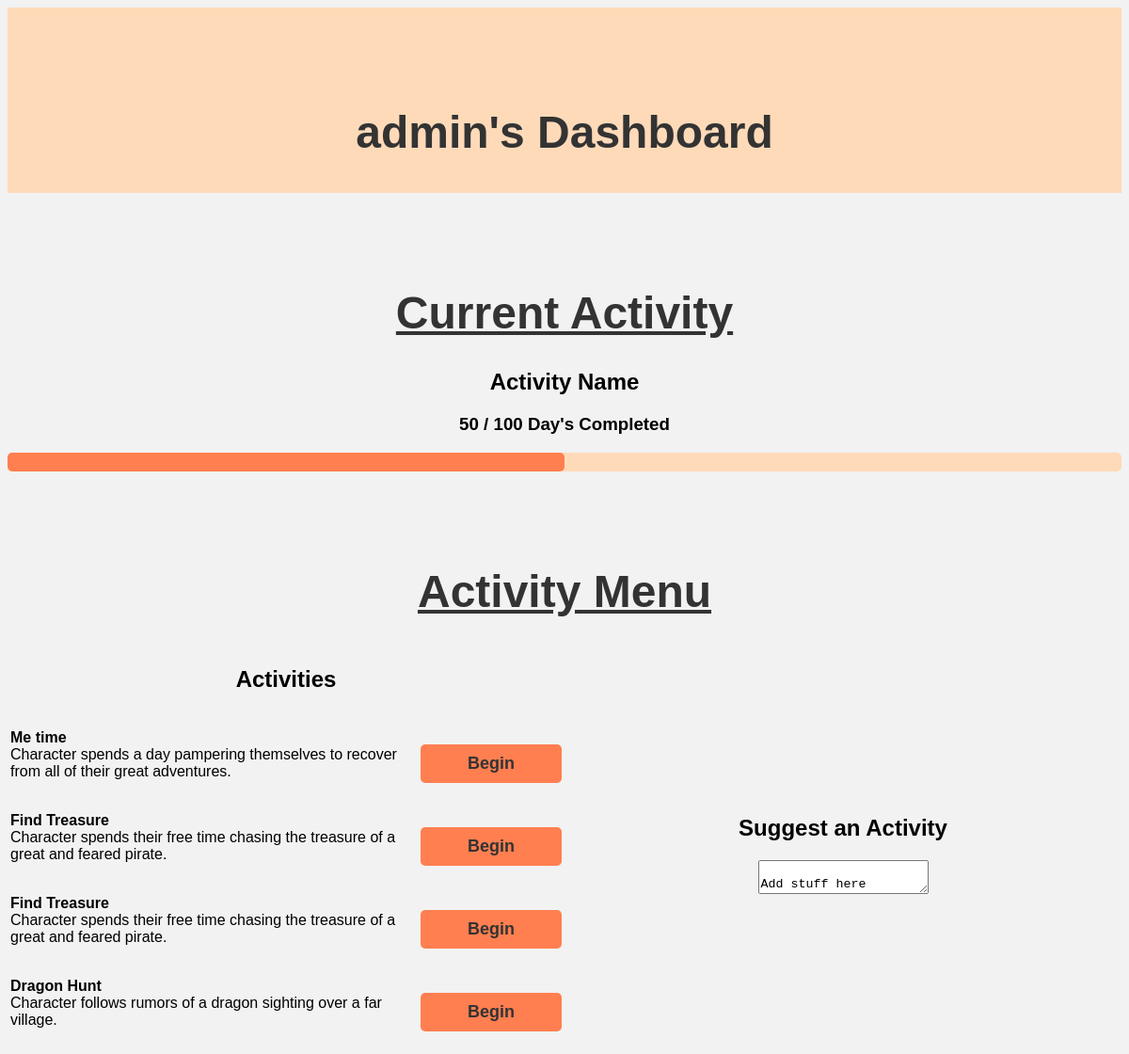
Before: /downtimeTracker/dashboard/admin with the older database file.
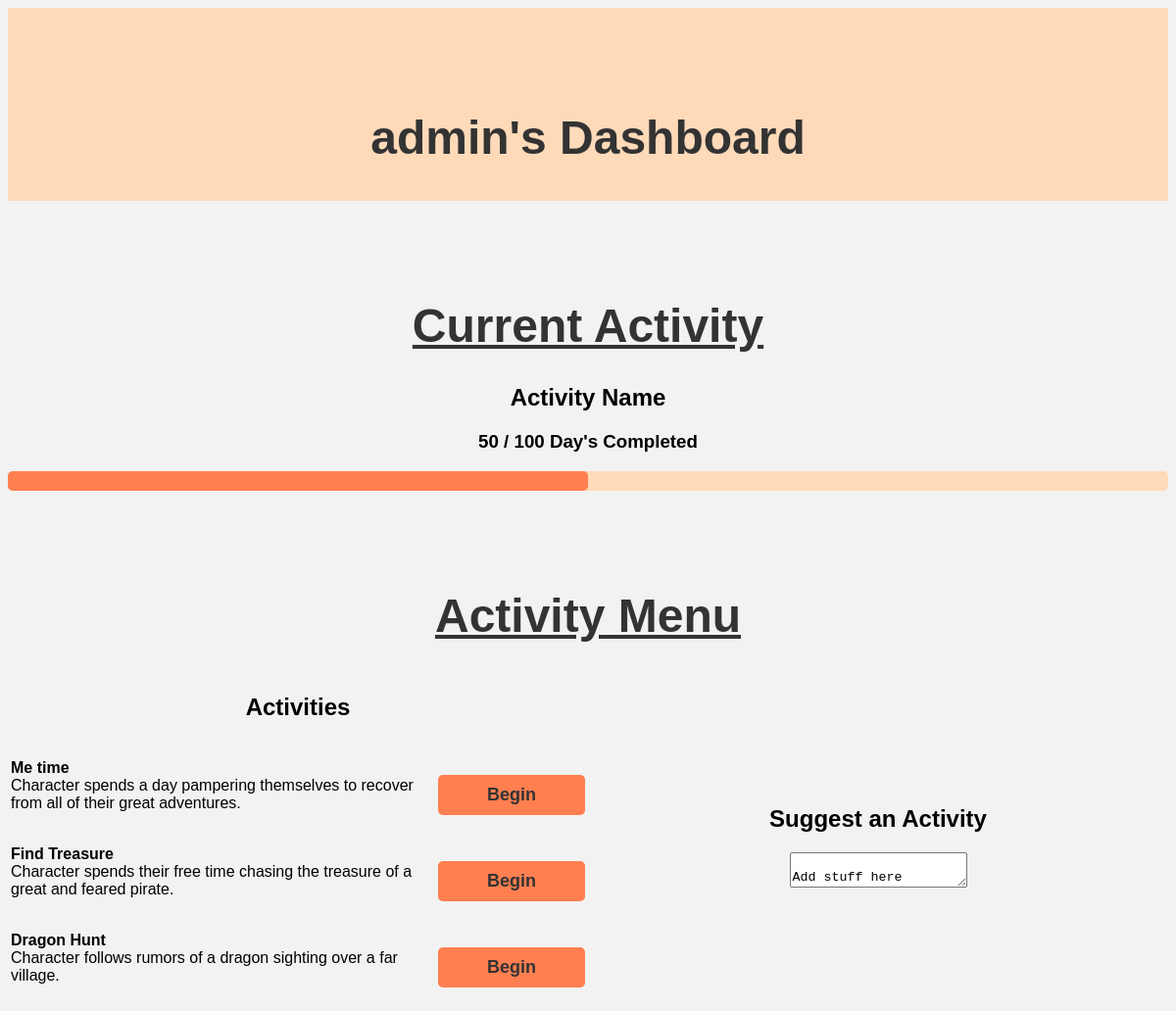
After: the same page with the newer database file.
### DowntimeTracker/models.py (models this page shows, shortened)
class Activity(models.Model):
    title = models.CharField(max_length=30, help_text='Name of this type of Activity')
    description = models.CharField(max_length=150, help_text="The description of the Activity")
    player = models.CharField(max_length=30, help_text="Name of player currently working", default="")
    date_started = models.DateField()
    days = models.IntegerField(default=7) #TODO: Figure out params
    days_completed = models.IntegerField(default=0) #TODO: Figure out params
    hidden = models.BooleanField(default=False, help_text="Can all players see this activity?")
    class Meta: ordering = ['-title']

### DowntimeTracker/views.py (the view)
# urls.py: path('dashboard/<name>', views.dashboard, name='dashboard'),
def dashboard(request, name):
    current_activitys = Activity.objects.filter(player=name)
    all_activities = Activity.objects.all()
    if len(current_activitys) > 0:
        current_activity = current_activitys[0]
        percentage = int(round(current_activity.days_completed / current_activity.days, 2) * 100)
    else:
        current_activity = None
        percentage = 0
    return render(request, "dashboard.html", {"name": name, "currentActivity": current_activity, "percentage":  percentage, "allActivities":all_activities})

### DowntimeTracker/templates/dashboard.html (shortened to what this page needs)
{% load static %}
<!DOCTYPE html>
<html lang="en">
	<head>
        <link rel="stylesheet" href="{% static 'style.css' %}">
    </head>
	<body>
        <div class="header">
            <h1><strong>{{ name }}'s Dashboard</strong></h1>
        </div>
        <div>
            <h1><u>Current Activity</u></h1>
            <h2>Activity Name</h2>
            <h3>50 / 100 Day's Completed</h3>
            <div class="progress">
                <div class="progress-bar" role="progressbar" aria-valuenow="50" aria-volumemin="0" aria-valuemax="100"></div>
            </div>
        </div>
        <h1><u>Activity Menu</u></h1>
        <div class="row">
            <div class="column">
                <h2>Activities</h2>
                <table style="width: 100%;">
                    {% for activity in allActivities %}
                    <td class="row">
                        <p style="display: inline-block; text-align: left;" class="column"><strong>{{ activity.title }}</strong><br>{{ activity.description }}</p>
                        <button class="align-right; column; button">
                            <strong>Begin</strong>
                        </button>
                    </td>
                    {% endfor %}
                </table>
            </div>
            <div class="column">
                <h2>Suggest an Activity</h2>
                <textarea>
                    Add stuff here
                </textarea>
            </div>
        </div>
	</body>
</html>

### DowntimeTracker/static/style.css (style rules this page uses)
.header { color: black; width: 100%; position: fixed; background: peachpuff; padding: 5px 0; top: 0; left: 0; position: sticky; }
.row { display: flex; align-items: center; }
.column { flex: 50%; }
body { font-family: Arial, sans-serif; background-color: #f2f2f2; text-align: center; }
h1 { margin-top: 100px; font-size: 48px; color: #333; }
button { margin-top: 20px; padding: 10px 20px; font-size: 18px; background-color: coral; color: #333; border: none; border-radius: 5px; cursor: pointer; transition: background-color 0.3s ease; }
.button { width: 150px; }
.progress { height: 20px; background-color: peachpuff; border-radius: 5px; margin-bottom: 20px; }
.progress-bar { height: 100%; background-color: coral; border-radius: 5px; text-align: center; line-height: 20px; color: white; font-weight: bold; transition: width 0.5s ease-in-out; }

Changed rows visible on the page:
removed Activity: title "Find Treasure", description "Character spends their free time chasing the treasure of a great and feared pirate."
